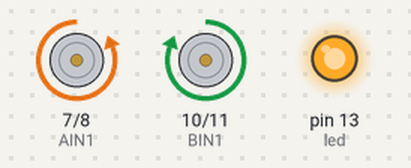
This sketch was run on a simulated Arduino Uno, built with avr-gcc and run on an emulated ATmega328P. On the bench: motor-driver pin pairs drawn as motors (green arrow = first pin HIGH = forward, orange = second pin HIGH = backward, longer = more drive), output pins drawn as LEDs (lit = HIGH).

Above: at 1.0 s.
At 3.0 s:
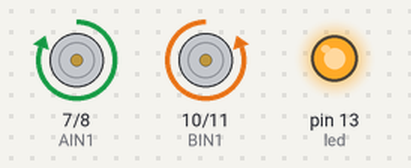
At 5.0 s:
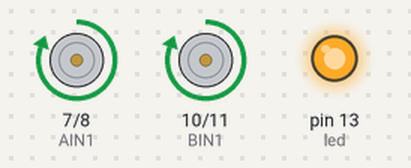
At 7.0 s:
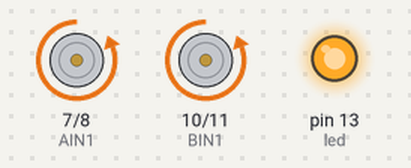
At 8.5 s:
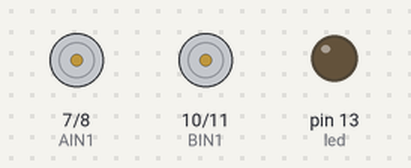
Timing chart, 0 to 11.7 s (numbered marks = the images above):
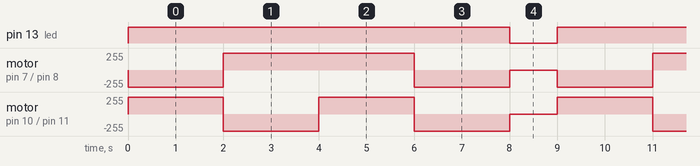

The sketch:

sketch_may25a.ino
```cpp
int led = 13;
int AIN1 = 7;
int AIN2 = 8;
int BIN1 = 10;
int BIN2 = 11;

void setup() {
 pinMode(led, OUTPUT);
 pinMode(AIN1, OUTPUT);
 pinMode(AIN2, OUTPUT);
 pinMode(BIN1, OUTPUT);
 pinMode(BIN2, OUTPUT);
}

void forward() {
 digitalWrite(led, HIGH);
 digitalWrite(AIN1, LOW);
 digitalWrite(AIN2, HIGH);
 digitalWrite(BIN1, HIGH);
 digitalWrite(BIN2, LOW);
}

void backward() {
 digitalWrite(led, HIGH);
 digitalWrite(AIN1, HIGH);
 digitalWrite(AIN2, LOW);
 digitalWrite(BIN1, LOW);
 digitalWrite(BIN2, HIGH);
}

void stop() {
 digitalWrite(led, LOW);
 digitalWrite(AIN1, LOW);
 digitalWrite(AIN2, LOW);
 digitalWrite(BIN1, LOW);
 digitalWrite(BIN2, LOW);
}

void left() {
  digitalWrite(led, HIGH);
  digitalWrite(AIN1, HIGH);
  digitalWrite(AIN2, LOW);
  digitalWrite(BIN1, HIGH);
  digitalWrite(BIN2, LOW);
}

void right() {
  digitalWrite(led, HIGH);
  digitalWrite(AIN1, LOW);
  digitalWrite(AIN2, HIGH);
  digitalWrite(BIN1, LOW);
  digitalWrite(BIN2, HIGH);
}

void loop() {
 forward();
 delay(2000);
 backward();
 delay(2000);
 left();
 delay(2000);
 right();
 delay(2000);

 stop();
 delay(1000);
}
```

Measured:
- by itself, pin 13 (led): alternates HIGH for 8.0 s and LOW for 1.0 s
- by itself, motor on pin 7 (AIN1) / pin 8 (AIN2): repeats every 9.0 s: forward 255/255 4.0 s, backward 255/255 2.0 s, stopped 1.0 s, backward 255/255 2.0 s
- by itself, motor on pin 10 (BIN1) / pin 11 (BIN2): repeats every 9.0 s: backward 255/255 2.0 s, forward 255/255 2.0 s, backward 255/255 2.0 s, stopped 1.0 s, forward 255/255 2.0 s
